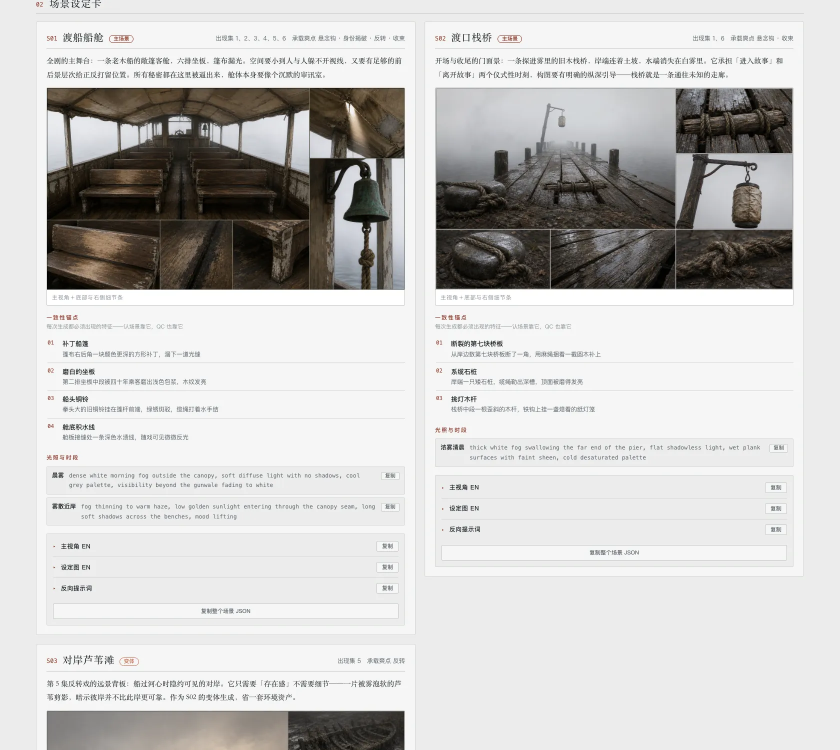
#> input picture engine/kernels/skills/novel-art/assets/report.webp, 1680 x 1500 px (shown at 1/2 size)
$ python -i visual_layout_cli.py   (imports and definitions only)
#> lines starting #> are read from the running program, lines starting #| are printed output that depends on the picture
#!/usr/bin/env python3
"""Inspect raster deliverables and compose deterministic UTF-8 labels."""

from __future__ import annotations

import argparse
import json
import os
import tempfile
from pathlib import Path
from typing import Any


FONT_CANDIDATES = [
    Path("C:/Windows/Fonts/msyh.ttc"),
    Path("C:/Windows/Fonts/simhei.ttf"),
    Path("/usr/share/fonts/opentype/noto/NotoSansCJK-Regular.ttc"),
    Path("/System/Library/Fonts/PingFang.ttc"),
]


def pillow_modules():
    try:
        from PIL import Image, ImageChops, ImageDraw, ImageFont, ImageStat
    except ImportError as exc:
        raise RuntimeError("Pillow is required for deterministic raster layout") from exc
    return Image, ImageChops, ImageDraw, ImageFont, ImageStat


# [19 lines left out: functions resolve_font, capabilities, not called in this run]


def inspect_image(path: Path, expected_ratio: str | None = None, tolerance: float = 0.01) -> dict[str, Any]:
#> called with tolerance = 0.01
    Image, ImageChops, _, _, ImageStat = pillow_modules()
    with Image.open(path) as source:
#> source is the input picture: PIL image 1680x1500 RGB; mean R, G, B 202.5, 201.5, 200.1
        image = source.convert("RGB")
        width, height = image.size
#> width = 1680; height = 1500
        background = Image.new("RGB", image.size, image.getpixel((0, 0)))
#> background: PIL image 1680x1500 RGB; every value is 236
        difference = ImageChops.difference(image, background)
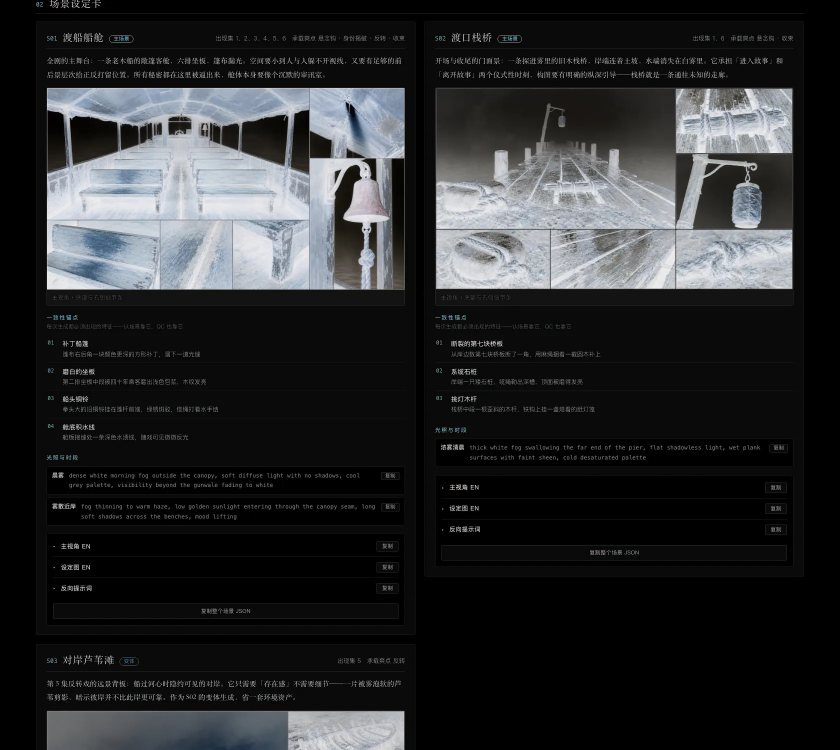
#> difference: PIL image 1680x1500 RGB (shown at 1/2 size); mean R, G, B 40.7, 41.9, 43.2
        variance = sum(ImageStat.Stat(image.resize((min(width, 256), min(height, 256)))).var)
#> variance = 15129.6
        nonblank = difference.getbbox() is not None and variance > 1
#> nonblank = True
        result: dict[str, Any] = {"width": width, "height": height, "nonblank": nonblank}
#> result = {'width': 1680, 'height': 1500, 'nonblank': True}
        if expected_ratio:
            match = expected_ratio.split(":")
            if len(match) != 2 or not all(item.strip().isdigit() and int(item) > 0 for item in match):
                raise ValueError("expected ratio must use W:H with positive integers")
            target = int(match[0]) / int(match[1])
            actual = width / height
            result.update({"expected_ratio": expected_ratio, "actual_ratio": actual, "ratio_ok": abs(actual - target) / target <= tolerance})
        return result


# [103 lines left out: functions load_spec, compose, main, not called in this run]


# [2 lines not run here, left out]

>>> result = inspect_image('../../../../engine/kernels/skills/novel-art/assets/report.webp')
#> result = {'width': 1680, 'height': 1500, 'nonblank': True}
